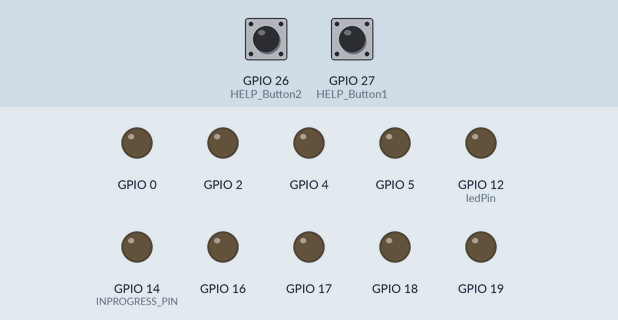
Bench run of a program on a simulated ESP32. On the bench: output pins drawn as LEDs (lit = HIGH). The inputs (shaded band) are chosen by the test bench; at power-on: GPIO 26 (HELP_Button2) HIGH, GPIO 27 (HELP_Button1) HIGH. WiFi joins after 1.5 s; servers stay silent unless stated; storage starts empty; what the program prints to the serial monitor is not drawn.

Above: at 3.2 s.
3.3 s: GPIO 26 (HELP_Button2) pulled LOW for 3.2 s
At 4.1 s:
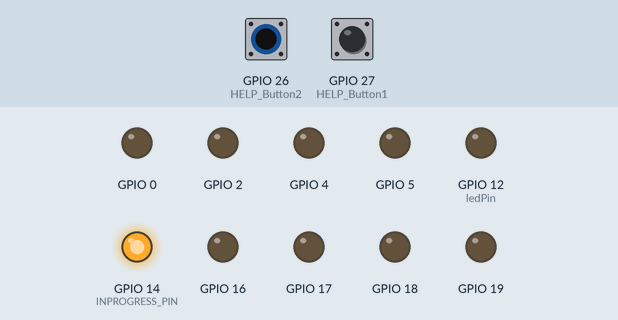
8.8 s: GPIO 27 (HELP_Button1) pulled LOW for 0.15 s
At 9.6 s:
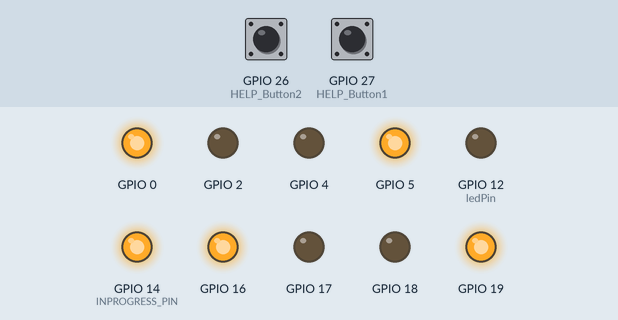
11.3 s: GPIO 27 (HELP_Button1) pulled LOW for 3.2 s
At 16.0 s:
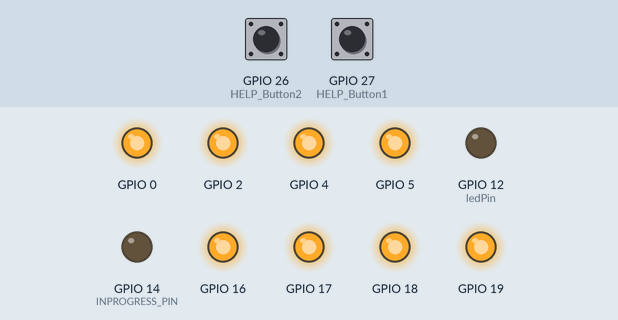
Timing chart, 0 to 17.5 s (numbered marks = the images above; inputs shaded):
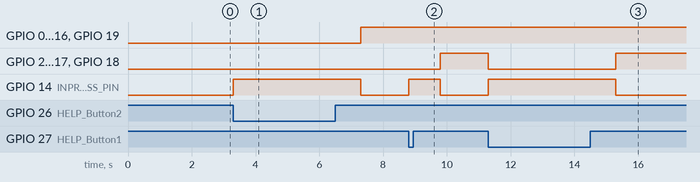

The program:

main.cpp
```cpp
#include <Arduino.h>
#include "Table.h"

#include <WiFi.h>
#include <AsyncTCP.h>
#include <ESPAsyncWebServer.h>
#include "SPIFFS.h"


#define HELP_Button1 27
#define HELP_Button2 26

// To Chage to
// Replace with your network credentials
const char* ssid = "HomeKit";
const char* password = "CZH-D21-206-HHA38";

AsyncWebServer server(80);
String processor(const String& var);

// Set LED GPIO
const int ledPin = 12;
// Stores LED state
String ledState;


// put function declarations here:
Table T;
short drivingTime = 100 ; //ms global Var to drive Stems


void setup() {
  Serial.begin(115200);
  Serial.write("Here I am");
  // put your setup code here, to run once:

  pinMode(HELP_Button1, INPUT_PULLUP);
  pinMode(HELP_Button2, INPUT_PULLUP);


  //WIFI + Server
  pinMode(ledPin, OUTPUT);

  // Initialize SPIFFS
  if(!SPIFFS.begin(true)){
    Serial.println("An Error has occurred while mounting SPIFFS");
    return;
  }


  // Connect to Wi-Fi
  WiFi.begin(ssid, password);
  while (WiFi.status() != WL_CONNECTED) {
    delay(1000);
    Serial.println("Connecting to WiFi..");
  }

  // Print ESP32 Local IP Address
  Serial.println(WiFi.localIP());

  // Route for root / web page
  server.on("/", HTTP_GET, [](AsyncWebServerRequest *request){
    request->send(SPIFFS, "/index.html", String(), false, processor);
  });

  // Route to load style.css file
  server.on("/style.css", HTTP_GET, [](AsyncWebServerRequest *request){
    request->send(SPIFFS, "/style.css", "text/css");
  });


  // Route to set GPIO to HIGH
  server.on("/LF_UP", HTTP_GET, [](AsyncWebServerRequest *request){
  T.driveStemUP4(FrontLeft,drivingTime);

    request->send(SPIFFS, "/index.html", String(), false, processor);
  });

  // Route to set GPIO to LOW
  server.on("/LF_DOWN", HTTP_GET, [](AsyncWebServerRequest *request){
    T.driveStemDOWN4(FrontLeft,drivingTime);
    request->send(SPIFFS, "/index.html", String(), false, processor);
  });

  // Route to set GPIO to HIGH
  server.on("/RF_UP", HTTP_GET, [](AsyncWebServerRequest *request){
    T.driveStemUP4(FrontRight,drivingTime);
    request->send(SPIFFS, "/index.html", String(), false, processor);
  });

  // Route to set GPIO to LOW
  server.on("/RF_DOWN", HTTP_GET, [](AsyncWebServerRequest *request){
   T.driveStemDOWN4(FrontRight,drivingTime);
    request->send(SPIFFS, "/index.html", String(), false, processor);
  });

  // Route to set GPIO to HIGH
  server.on("/LB_UP", HTTP_GET, [](AsyncWebServerRequest *request){
    T.driveStemUP4(BackLeft,drivingTime);
    request->send(SPIFFS, "/index.html", String(), false, processor);
  });

  // Route to set GPIO to LOW
  server.on("/LB_DOWN", HTTP_GET, [](AsyncWebServerRequest *request){
  T.driveStemDOWN4(BackLeft,drivingTime);
    request->send(SPIFFS, "/index.html", String(), false, processor);
  });

  // Route to set GPIO to HIGH
  server.on("/RB_UP", HTTP_GET, [](AsyncWebServerRequest *request){
  T.driveStemUP4(BackRight,drivingTime);
    request->send(SPIFFS, "/index.html", String(), false, processor);
  });

  // Route to set GPIO to LOW
  server.on("/RB_DOWN", HTTP_GET, [](AsyncWebServerRequest *request){
    T.driveStemDOWN4(BackRight,drivingTime);
    request->send(SPIFFS, "/index.html", String(), false, processor);
  });

  // Start server
  server.begin();

}

void loop() {
  int buttonState1 = digitalRead(HELP_Button1);
  int buttonState2 = digitalRead(HELP_Button2);
  if(!buttonState1){
    T.driveAllUP(1000);
  }

  if(!buttonState2){
    T.driveAllDOWN(1000);
  }
}

/**
 * WIFI + Server
 *
 */

String processor(const String& var){
  Serial.println(var);
  if(var == "STATE"){
    if(digitalRead(ledPin)){
      ledState = "ON";
    }
    else{
      ledState = "OFF";
    }
    Serial.print(ledState);
    return ledState;
  }
  return String();
}
```

Stem.cpp
```cpp
#include "Stem.h"

Stem::Stem(unsigned uppin, unsigned downpin, Stem_Pos pos)
{
    this->UP_PIN = uppin;
    this->DOWN_PIN = downpin;
    this->stemPos = pos;
    this->inProgress =  false;

    pinMode(DOWN_PIN, OUTPUT);
    pinMode(UP_PIN, OUTPUT);
    pinMode(INPROGRESS_PIN, OUTPUT);
    digitalWrite(UP_PIN, HIGH);
    digitalWrite(DOWN_PIN, HIGH);

}

    void Stem::driveUp4(int t_ms){
    setProgressStatus(true);
        digitalWrite(UP_PIN, LOW);
        delay(t_ms);
        digitalWrite(UP_PIN, HIGH);
    setProgressStatus(false);
    }
    void Stem::driveDown4(int t_ms){
    setProgressStatus(true);
        digitalWrite(DOWN_PIN, LOW);
        delay(t_ms);
        digitalWrite(DOWN_PIN, HIGH);
    setProgressStatus(false);
    }


    void Stem::driveUp(){
        digitalWrite(UP_PIN, LOW);
        setProgressStatus(true);
    }
    void Stem::driveDown(){
        digitalWrite(DOWN_PIN, LOW);
        setProgressStatus(true);
    }
   void Stem::driveSTOP(){
        digitalWrite(UP_PIN, HIGH);
        digitalWrite(DOWN_PIN, HIGH);
        setProgressStatus(false);
   }


void Stem::setProgressStatus(bool st){
    if(st){
        this->inProgress = true;
        digitalWrite(INPROGRESS_PIN, true);
    }else{
        this->inProgress = false;
        digitalWrite(INPROGRESS_PIN, false);
    }

}


Stem::~Stem()
{
}
```

Stem.h
```cpp
#include <Arduino.h>


#define DRIVE_TIME_COMP 500 //ms
#define INPROGRESS_PIN 14

enum Stem_Status{
    undefinded,
    bottom,
    top,
    moving
};

enum Stem_Pos{
    FrontLeft,
    FrontRight,
    BackLeft,
    BackRight
};

class Stem
{
private:
    bool inProgress;
    unsigned UP_PIN;
    unsigned DOWN_PIN;
    int drivenTime;
    Stem_Status status = undefinded;
    Stem_Pos stemPos;
    void setProgressStatus(bool st);


public:
    Stem(unsigned uppin, unsigned downpin, Stem_Pos pos);
    void driveUp4(int t_ms);
    void driveDown4(int t_ms);

    void driveUp();
    void driveDown();
    void driveSTOP();


    ~Stem();
};
```

Table.cpp
```cpp
#include "Table.h"

Table::Table(/* args */)
{

//TODO: Following Block is not dynamic!!! Change to an dynamic solution
    stems[FrontLeft] = new Stem(2,0,FrontLeft);
    stems[FrontRight] = new Stem(4,16,FrontRight);
    stems[BackLeft] = new Stem(17,5,BackLeft);
    stems[BackRight] = new Stem(18,19,BackRight);

}

Table::~Table()
{
}


void Table::driveAllUP(short t_ms){
    for(int i = 0;i< NUM_OF_STEMS;i++){
        stems[i]->driveUp();
    }
    delay(t_ms);
        for(int i = 0;i< NUM_OF_STEMS;i++){
        stems[i]->driveSTOP();
    }
}


void Table::driveAllDOWN(short t_ms){
    for(int i = 0;i< NUM_OF_STEMS;i++){
        stems[i]->driveDown();
    }
    delay(t_ms);
        for(int i = 0;i< NUM_OF_STEMS;i++){
        stems[i]->driveSTOP();
    }
}

   void Table::driveStemUP4(Stem_Pos pos, short t_ms){
    stems[pos]->driveUp4(t_ms);
   }
   void Table::driveStemDOWN4(Stem_Pos pos,short t_ms){
    stems[pos]->driveDown4(t_ms);
   }
```

Table.h
```cpp
#include "Stem.h"
#define NUM_OF_STEMS 4

class Table
{
private:
    Stem* stems[NUM_OF_STEMS];

public:
    Table(/* args */);

   void driveAllUP(short t_ms);
   void driveAllDOWN(short t_ms);
   void driveStemUP4(Stem_Pos pos, short t_ms);
   void driveStemDOWN4(Stem_Pos pos,short t_ms);


    ~Table();
};
```

Measured:
- after the input at 3.3 s, GPIO 0, GPIO 5, GPIO 16, GPIO 19: LOW → HIGH after 4.0 s; GPIO 14 (INPROGRESS_PIN): LOW → HIGH at once, → LOW 4.0 s later
- after the input at 8.8 s, GPIO 2, GPIO 4, GPIO 17, GPIO 18: LOW → HIGH after 1.0 s; GPIO 14 (INPROGRESS_PIN): LOW → HIGH at once, → LOW 1.0 s later
- after the input at 11.3 s, GPIO 2, GPIO 4, GPIO 17, GPIO 18: HIGH → LOW at once, → HIGH 4.0 s later; GPIO 14 (INPROGRESS_PIN): LOW → HIGH at once, → LOW 4.0 s later
